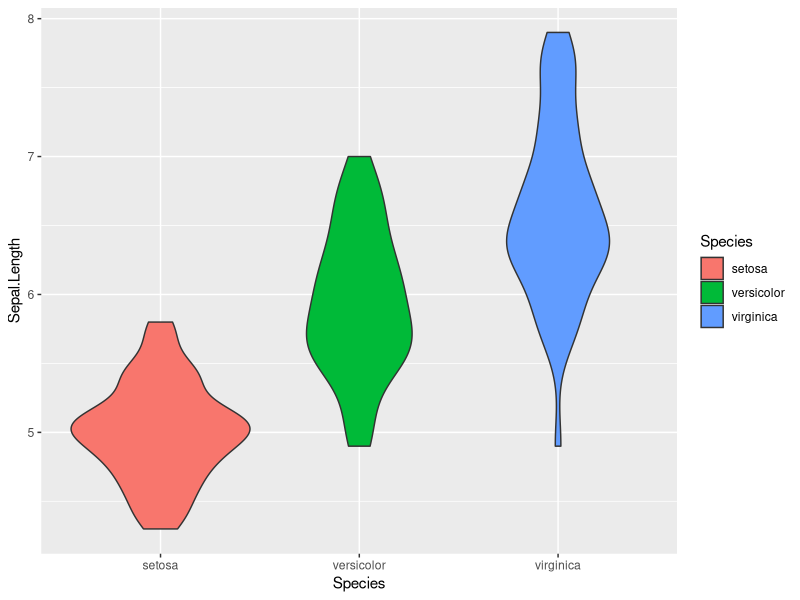

Reproduce this figure in R.
# Sum values in a column of a data frame.
#
# ARGUMENTS:
# d: a data frame or tibble
# var: the name of a column of d, provided as a string

# RETURN VALUE:
# if the specified column exists and contains numbers, returns the sum of
# all values in the column; otherwise, returns NULL
sum_column <- function(d, var) {
  # Set a default value to return
  result <- NULL
  x <- d[[var]] # Remember, as we showed in class: there are two ways
  # to access a column, and this is one; you should try
  # and figure out why the other way won't work here,
  # but that's not part of the homework
  if (!is.null(x)) { # This tests to see whether the column exists in
    # d; again, you should try and find a way to test
    # this out for yourself to verify that it's true,
    # but that's not part of the homework
  if (is.numeric(x)){
     result <- sum(x)
  }
  }
    # You will need to do a bit of research in order to figure out how
    # to test whether a vector contains numbers.
  # YOUR CODE HERE: return the result
  return(result)
}

# Sum values in a vector.
#
# ARGUMENTS:
# x: a vector
#
# RETURN VALUE:
# if the vector contains numbers, returns the sum of
# all values; otherwise, returns NULL

# création de la fonction my_sum qui va ajouter les valeurs au vecteur
  my_sum <- function(x) {
# Vérifier que x n'est pas vide  
  if (!is.null(x)){
# Vérifier que x contient des chiffres 
  if (is.numeric(x)){
#création de la variable result par défaut. On ajoute le nombre de la case suivante à la case précédente. 
#Le premier résultat: rien n'a été additionné, donc il s'agit de 0
  result <- 0
# Pour chaque case i de x: 
  for (i in x) {
# La variable result devient result additionné au nombre dans le i suivant
       result <- result + i
  }
#Return le résultat mis à jour
    return(result)
  }
  }
#si les conditions précédentes ne sont pas respectée, la fonction returns NULL
      else 
  return(NULL)  
}

# création de la fonction sum_divided_by
  sum_divided_by <- function(x,k) {
#création d'une variable division que l'on va pouvoir appeler dans la fonction my_sum plus tard
# division divise le vecteur x par le nombre k.
# le vecteur et le nombre ont été convertis en valeurs numériques grâce à as.numeric
  division <- as.numeric(x) / as.numeric(k)
#result est la variable ayant le résultat final: à savoir la somme des divisions.
# la somme des nouveaux x (les divisions) est faite grâce la fonction my_sum
  result <- my_sum(division)
#si x ou k n'est pas numérique  
  if (!is.numeric(x) | !is.numeric(k)) {
#la sortie sera NULL    
    return(NULL)
  }
#si x et k sont numériques, la sortie sera la somme des divisions.  
  else {
    return(result)
  }
  }
  


#Création de la fonction my_mean, qui ne prend qu'un argument (x)
my_mean <- function(x){
#Comme sum_divided_by divise la somme des x par k, il suffit de remplacer le second argument de
# sum_divided_by (k) par le nombre d'occurrences de x, à savoir sa longueur.
result <- sum_divided_by(x,length(x))  
#Si une valeur n'est pas numérique pour x, le résultat sera NULL
if (!is.numeric(x)) {
  return(NULL)
}
#sinon, le résultat sera la moyenne.
else {
  return(result)
}
 
}


# Return a violin plot.
#
# ARGUMENTS:
# d: a data frame or tibble
# var: the name of a column of d containing the dependent variable, provided as a
#     string
# grouping_var: the name of a column of d containing a grouping variable,
#               provided as a string
#
# RETURN VALUE:
# A ggplot plot object containing a violin plot, grouped by the values
# of the grouping variable.
#
grouped_violin_plot <- function(d, var, grouping_var) {
  # Create the base ggplot object
p <- ggplot2::ggplot(d, ggplot2::aes_string(y=var, x=grouping_var, fill=grouping_var))
                                              
# YOUR CODE HERE: Create a violin plot
p <- p + ggplot2::geom_violin()
  
return(p) 
}

p <- grouped_violin_plot(iris, "Sepal.Length", "Species")
# YOUR CODE HERE: Change the colour scheme for the interior of the three violin plots
#                 to anything else at all.
# YOUR CODE HERE: Add a main title that says "Iris data".
print(p)


  
  
  
  
  
  
